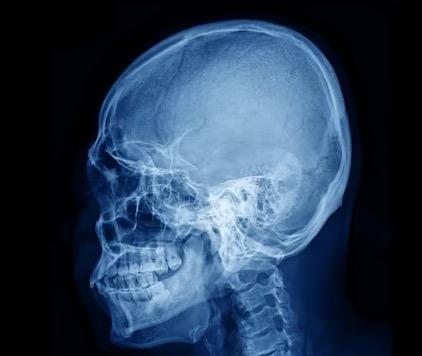
#> input picture images/skull.jpg, 422 x 356 px, found by its file name
$ python 2a.py
#> lines starting #> are read from the running program, lines starting #| are printed output that depends on the picture
#> further down, rgb_image is the input picture: shape (356, 422, 3); mean R, G, B 41.2, 61.7, 85.4
import numpy as np
import matplotlib.pyplot as plt


def make_gray_image(image):
    gray_image = image
    if len(image.shape) == 3:
        gray_image = np.mean(image, axis=2).astype(np.uint8)
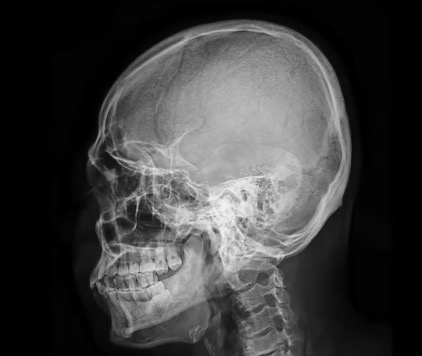
#> gray_image: shape (356, 422); min 0, max 243, mean 62.5
    return gray_image


def brightness_enhancement(image, min_intencity, max_intencity, enhancement_factor):
#> called with min_intencity = 0, max_intencity = 30, enhancement_factor = 50
    enhanced_image = np.copy(image)

    for y in range(enhanced_image.shape[0]):
        for x in range(enhanced_image.shape[1]):
            gray_value = enhanced_image[y, x]
            if gray_value >= min_intencity and gray_value <= max_intencity:
                new_gray_value = gray_value + enhancement_factor
                if new_gray_value > 255:
                    new_gray_value = 255
                elif new_gray_value < 0:
                    new_gray_value = 0
                enhanced_image[y, x] = new_gray_value
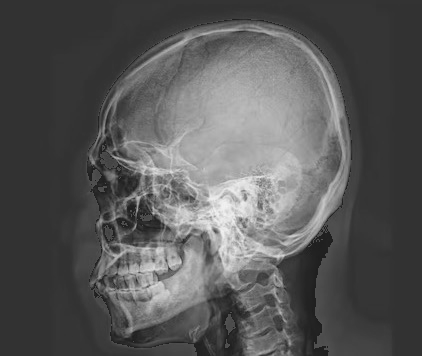
#> enhanced_image: shape (356, 422); min 31, max 243, mean 88.3

    return enhanced_image


rgb_image = plt.imread('images/skull.jpg')
gray_image = make_gray_image(rgb_image)

low, high, factor = 0, 30, 50
enhanced_image = brightness_enhancement(gray_image, low, high, factor)


plt.figure(figsize=(8, 7))
plt.subplot(121)
plt.imshow(gray_image, cmap='gray', vmin=0, vmax=255)
plt.title('Original')
plt.subplot(122)
plt.imshow(enhanced_image, cmap='gray', vmin=0, vmax=255)
plt.title(f'Enhanced between[{low}-{high}] by {factor}')

plt.tight_layout()
plt.show()
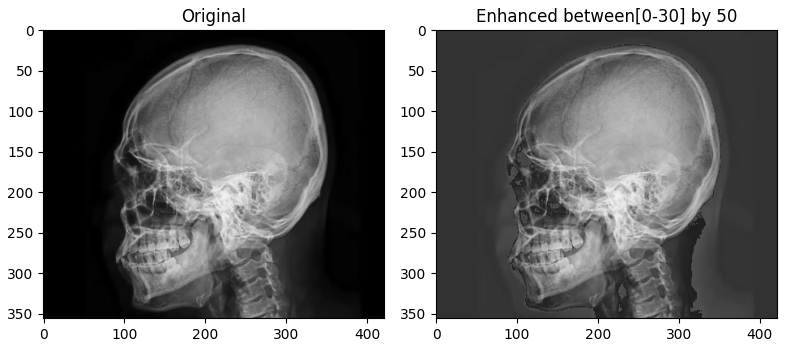
#> figure drawn by matplotlib, 2 panels

$ run again, with images/cat.jpg copied over images/skull.jpg
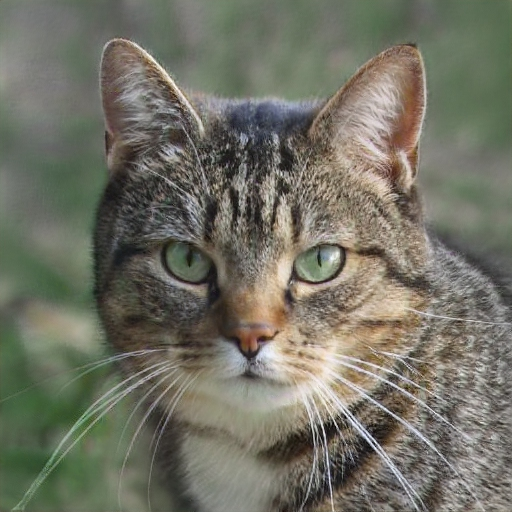
#> input picture images/cat.jpg, 512 x 512 px, found by its file name
#> rgb_image is the input picture: shape (512, 512, 3); mean R, G, B 113.7, 113.4, 100.5
#> after the loop in brightness_enhancement, `for y in range(enhanced_image.shape[0]):`:
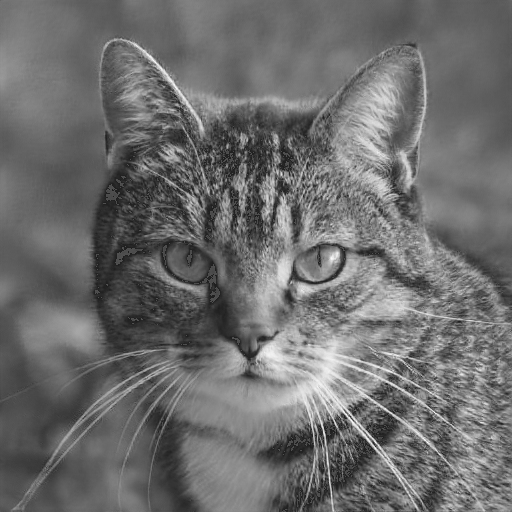
#> enhanced_image: shape (512, 512); min 31, max 253, mean 109.2
#> `plt.show()`:
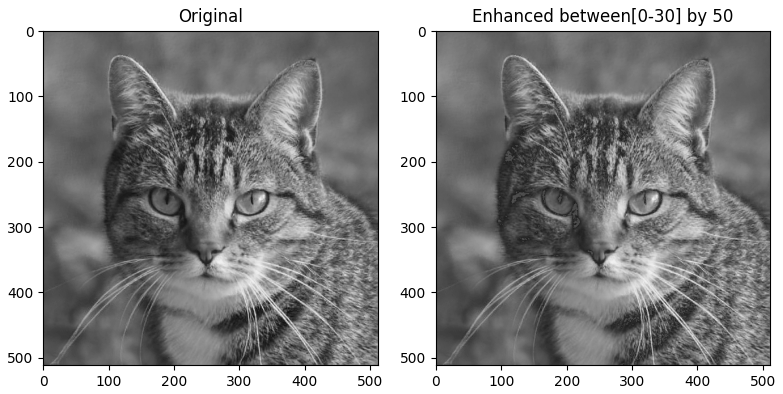
#> figure drawn by matplotlib, 2 panels
